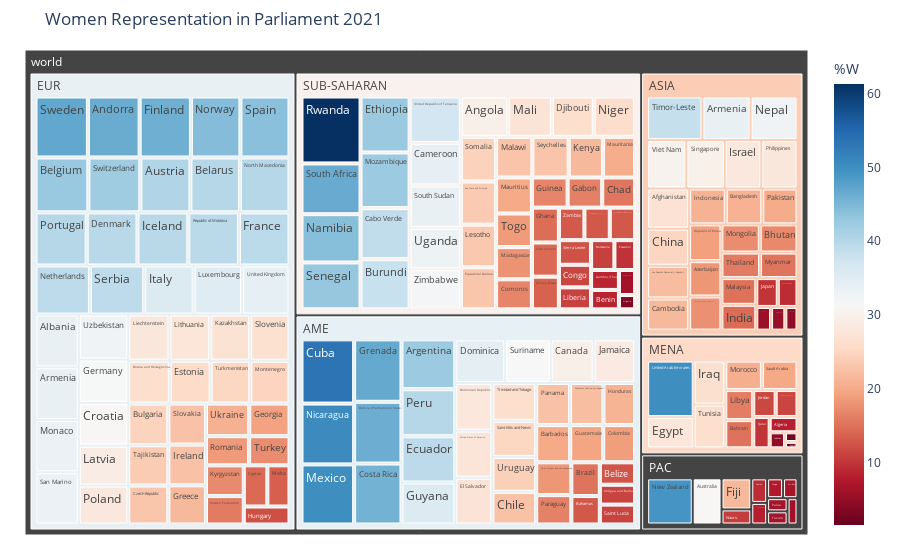

Write notebook code for a chart like this one.
### Code cell
fig = px.treemap(df_2021_regions, 
                 path=[px.Constant("world"), 'region', 'country'], 
                 values='%W',
                 color='%W', 
                 title='Women Representation in Parliament 2021',
                 color_continuous_scale='RdBu',
                 color_continuous_midpoint=np.average(df_2021_regions['%W'], weights=df_2021_regions['%W']),
                 hover_data = ['%W'])
fig.update_traces(root_color="red")
fig.update_layout(margin = dict(t=50, l=25, r=25, b=25))
fig.data[0].hovertemplate = '%{label}<br>%{value}'
fig.show()

### Figure 1 — Plotly figure (JSON) as saved in the notebook; plotly's stock layout.template omitted (floating-point values rounded to 4 significant figures; data arrays with more than 128 entries replaced by an {"elided": "..."} marker saying what was removed)
{"data": [{"branchvalues": "total", "customdata": {"elided": "195x2 float values"}, "domain": {"x": [0, 1], "y": [0, 1]}, "hovertemplate": "%{value}%", "ids": {"elided": "195 str values"}, "labels": {"elided": "195 str values"}, "marker": {"coloraxis": "coloraxis", "colors": {"elided": "195 float values"}}, "name": "", "parents": {"elided": "195 str values"}, "root": {"color": "red"}, "type": "treemap", "values": {"elided": "195 float values"}}], "layout": {"coloraxis": {"cmid": null, "colorbar": {"title": {"text": "%W"}}, "colorscale": [[0, "rgb(103,0,31)"], [0.1, "rgb(178,24,43)"], [0.2, "rgb(214,96,77)"], [0.3, "rgb(244,165,130)"], [0.4, "rgb(253,219,199)"], [0.5, "rgb(247,247,247)"], [0.6, "rgb(209,229,240)"], [0.7, "rgb(146,197,222)"], [0.8, "rgb(67,147,195)"], [0.9, "rgb(33,102,172)"], [1, "rgb(5,48,97)"]]}, "legend": {"tracegroupgap": 0}, "margin": {"b": 25, "l": 25, "r": 25, "t": 50}, "title": {"text": "Women Representation in Parliament 2021"}}}
